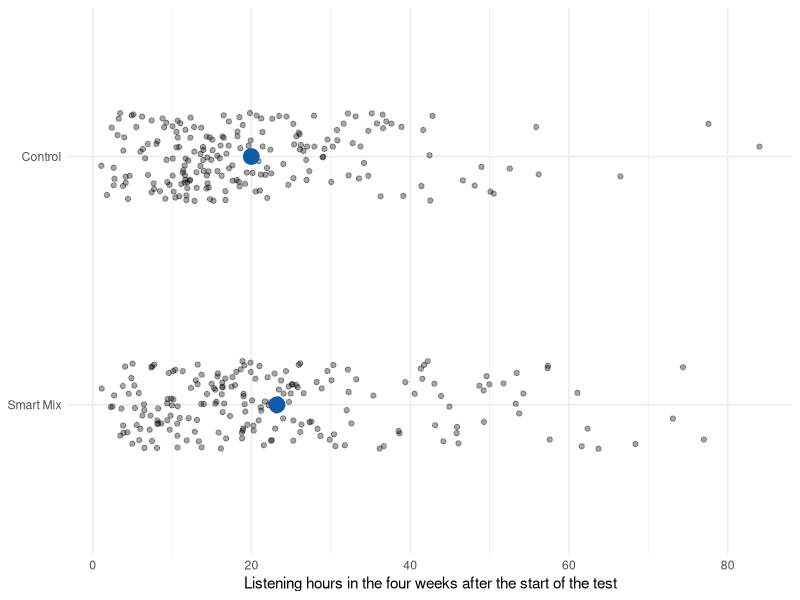
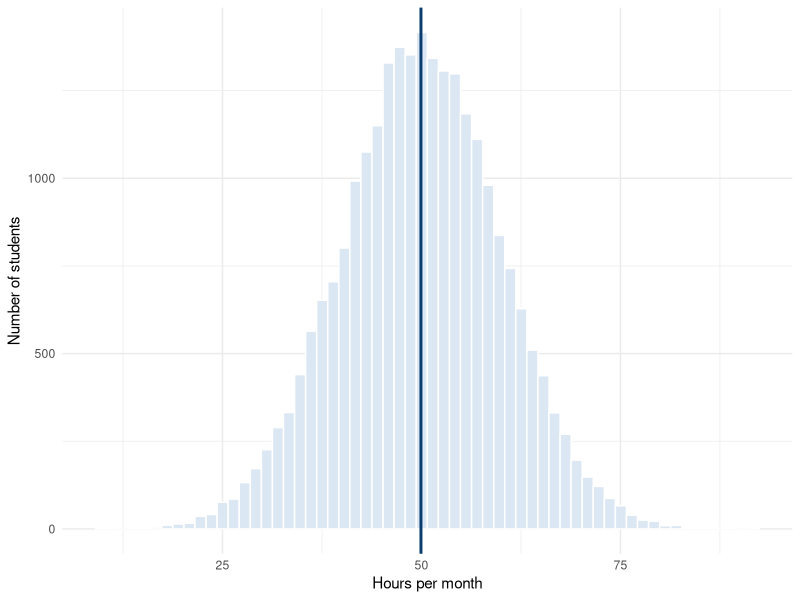
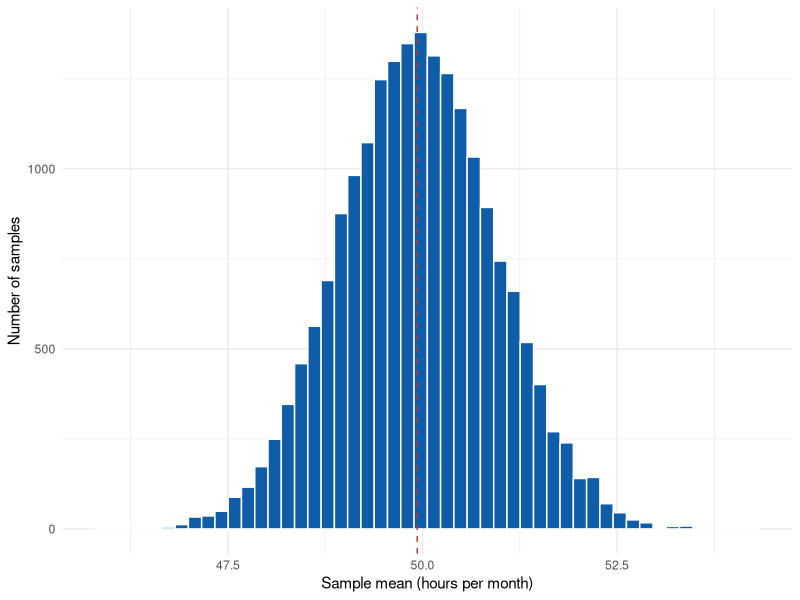
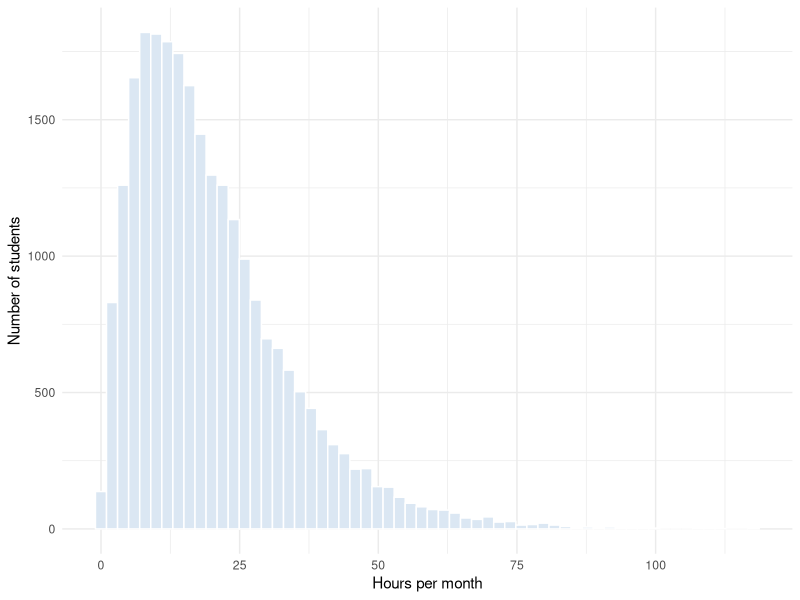
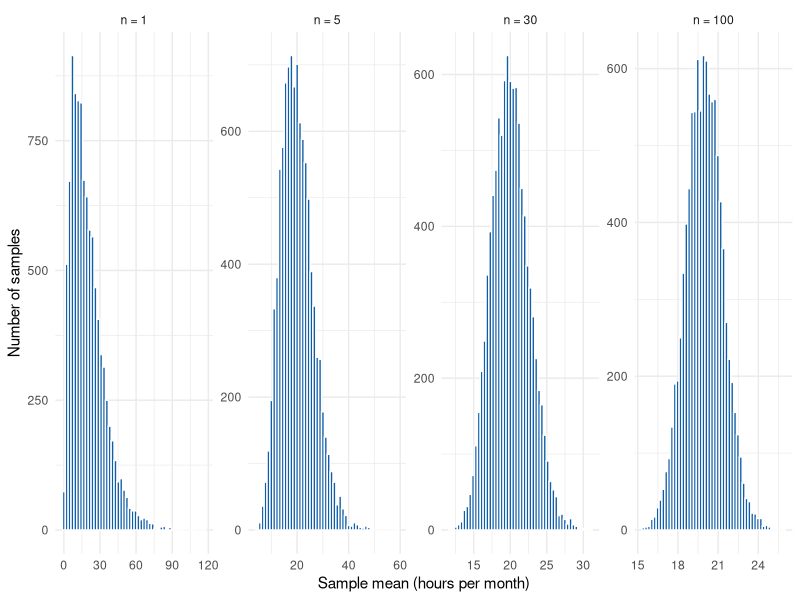

Source code (R) for these figures, in order:
# ======================================================================
# Marketing Analytics — Chapter 3: Uncertainty
# Companion code to Chapter 3 of the course book. The chapter explains
# every step in detail; this script collects the code in one place.
# ======================================================================

# ----------------------------------------------------------------------
# 0. Setup
# ----------------------------------------------------------------------

library(tidyverse)
options(scipen = 999)

# ======================================================================
# 3.1 Motivation: an A/B test at a streaming service
# ======================================================================

# Simulated A/B test: 400 randomly selected users, randomly split into
# two groups of 200. The treatment group sees the new "Smart Mix" feature.
# Outcome: listening hours in the four weeks after the start of the test.
set.seed(31)
ab_test <- tibble(
  group = factor(rep(c("Control", "Smart Mix"), each = 200), levels = c("Smart Mix", "Control")),
  hours = c(rgamma(200, shape = 2, scale = 10), rgamma(200, shape = 2, scale = 11.5))
)

# Group means: Smart Mix users listened about 3 hours more
ab_test |>
  group_by(group) |>
  summarise(n = n(), mean_hours = mean(hours), sd_hours = sd(hours))

ggplot(ab_test, aes(x = group, y = hours)) +
  geom_jitter(width = 0.18, height = 0, alpha = 0.35) +
  stat_summary(fun = mean, geom = "point", color = "#0f5da8", size = 5) +
  coord_flip() +
  labs(x = NULL, y = "Listening hours in the four weeks after the start of the test") +
  theme_minimal()

# Real effect or noise? The t-test output is explained in Chapters 3 and 4
t.test(hours ~ group, data = ab_test)

# --- What would make the difference more convincing? -------------------
# Two thought experiments with EXACTLY the same group means.

# (1) A larger sample: 2,000 users per group, rescaled to the original means
ab_means <- ab_test |> group_by(group) |> summarise(m = mean(hours))
set.seed(32)
ab_large <- tibble(
  group = factor(rep(c("Control", "Smart Mix"), each = 2000), levels = c("Smart Mix", "Control")),
  hours = c(rgamma(2000, shape = 2, scale = 10), rgamma(2000, shape = 2, scale = 11.5))
) |>
  group_by(group) |>
  mutate(hours = hours * ab_means$m[match(group, ab_means$group)] / mean(hours)) |>
  ungroup()

ab_large |> group_by(group) |> summarise(n = n(), mean_hours = mean(hours), sd_hours = sd(hours))
t.test(hours ~ group, data = ab_large)      # same difference, larger t, smaller p, narrower CI

# (2) More similar users: the original 400 users, pulled halfway toward their group mean
ab_similar <- ab_test |>
  group_by(group) |>
  mutate(hours = mean(hours) + 0.5 * (hours - mean(hours))) |>
  ungroup()

ab_similar |> group_by(group) |> summarise(n = n(), mean_hours = mean(hours), sd_hours = sd(hours))
t.test(hours ~ group, data = ab_similar)    # same difference, same n, less spread -> less uncertainty

# Two ingredients of uncertainty: the number of observations and their spread.
# Section 3.4 puts them together: the standard error sigma / sqrt(n).


# ======================================================================
# 3.3 Sampling variation
# ======================================================================

# A simulated population: monthly listening time (hours) of all
# 25,000 WU students. Because we simulate it, we know the true values.
set.seed(321)
population <- rnorm(25000, mean = 50, sd = 10)

mean(population)   # population mean (mu)
sd(population)     # population standard deviation (sigma)

ggplot(tibble(hours = population), aes(hours)) +
  geom_histogram(bins = 60, fill = "#dbe7f3", color = "white") +
  geom_vline(xintercept = mean(population), color = "#0a3d6e", linewidth = 1) +
  labs(x = "Hours per month", y = "Number of students") +
  theme_minimal()

# One random sample of 100 students ...
set.seed(6789)
sample_1 <- sample(population, size = 100)
mean(sample_1)

# ... and another one: a different mean (sampling variation)
sample_2 <- sample(population, size = 100)
mean(sample_2)

# The sampling distribution: the means of many samples
set.seed(12345)
sample_means <- replicate(20000, mean(sample(population, size = 100)))

mean(sample_means)   # close to the population mean
sd(sample_means)     # the standard error

ggplot(tibble(mean = sample_means), aes(mean)) +
  geom_histogram(bins = 50, fill = "#0f5da8", color = "white") +
  geom_vline(xintercept = mean(population), color = "#b03a2e", linetype = "dashed") +
  labs(x = "Sample mean (hours per month)", y = "Number of samples") +
  theme_minimal()


# ======================================================================
# 3.4 The standard error
# ======================================================================

# Standard error from the formula: sigma / sqrt(n)
sd(population) / sqrt(100)

# The square-root law: 4x the sample size, half the standard error
tibble(n = c(25, 100, 400, 1600)) |>
  mutate(se = sd(population) / sqrt(n))

# In practice we do not know sigma -> estimate it with the sample SD
sd(sample_1) / sqrt(length(sample_1))


# ======================================================================
# 3.5 The central limit theorem
# ======================================================================

# A right-skewed population (most students listen a moderate amount,
# a few listen a lot)
set.seed(321)
population_skewed <- rgamma(25000, shape = 2, scale = 10)

ggplot(tibble(hours = population_skewed), aes(hours)) +
  geom_histogram(bins = 60, fill = "#dbe7f3", color = "white") +
  labs(x = "Hours per month", y = "Number of students") +
  theme_minimal()

# Sample means for different sample sizes: the larger n, the more
# normal (and the narrower) the distribution of the sample means
set.seed(12345)
clt <- map_dfr(c(1, 5, 30, 100), function(size) {
  tibble(n    = paste("n =", size),
         mean = replicate(10000, mean(sample(population_skewed, size = size))))
}) |>
  mutate(n = fct_inorder(n))

ggplot(clt, aes(mean)) +
  geom_histogram(bins = 50, fill = "#0f5da8", color = "white") +
  facet_wrap(~ n, nrow = 1, scales = "free") +
  labs(x = "Sample mean (hours per month)", y = "Number of samples") +
  theme_minimal()


# ======================================================================
# 3.6 Confidence intervals
# ======================================================================

# Critical values
qnorm(0.975)           # normal distribution: 1.96
qt(0.975, df = 99)     # t-distribution with n = 100: 1.98
qt(0.975, df = 9)      # t-distribution with n = 10: 2.26

# How often does a 95% confidence interval contain the true mean?
# (100 samples, 100 intervals)
set.seed(12345)
intervals <- map_dfr(1:100, function(i) {
  x  <- sample(population, size = 100)
  se <- sd(x) / sqrt(100)
  tibble(sample = i,
         lower  = mean(x) - qt(0.975, 99) * se,
         upper  = mean(x) + qt(0.975, 99) * se)
}) |>
  mutate(contains_mu = lower <= mean(population) & upper >= mean(population))

count(intervals, contains_mu)   # about 95 of 100


# ======================================================================
# 3.8 Uncertainty in R: working with one sample
# ======================================================================

# A random sample of 100 students from the (unknown) skewed population
set.seed(6789)
listening <- tibble(hours = sample(population_skewed, size = 100))

# --- Confidence interval for a mean, step by step -----------------------
n    <- nrow(listening)
xbar <- mean(listening$hours)
se   <- sd(listening$hours) / sqrt(n)     # standard error of the mean
crit <- qt(0.975, df = n - 1)             # critical value (95%)

c(mean = xbar, se = se, lower = xbar - crit * se, upper = xbar + crit * se)

# --- The same in one line --------------------------------------------------
t.test(listening$hours)$conf.int

# --- Back to the A/B test: confidence intervals per group ----------------
ab_test |>
  group_by(group) |>
  summarise(
    n     = n(),
    mean  = mean(hours),
    se    = sd(hours) / sqrt(n),
    lower = mean - qt(0.975, n - 1) * se,
    upper = mean + qt(0.975, n - 1) * se
  )

# The confidence interval for the DIFFERENCE between the groups
# (computed by t.test(); explained in Chapter 4)
t.test(hours ~ group, data = ab_test)$conf.int

# --- Confidence interval for a share ----------------------------------------
# Share of students who listen more than 30 hours per month
p_hat <- mean(listening$hours > 30)
se_p  <- sqrt(p_hat * (1 - p_hat) / n)
c(share = p_hat, lower = p_hat - 1.96 * se_p, upper = p_hat + 1.96 * se_p)

prop.test(x = sum(listening$hours > 30), n = n)$conf.int

# --- The margin of error of a poll -----------------------------------------
# 1,000 respondents, share of about 50%
qnorm(0.975) * sqrt(0.5 * 0.5 / 1000)     # 0.031 = 3.1 percentage points
